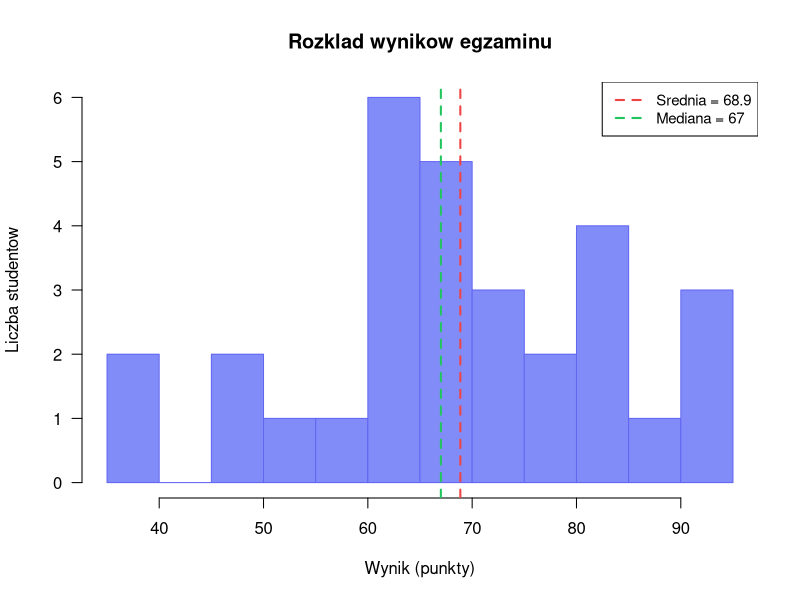
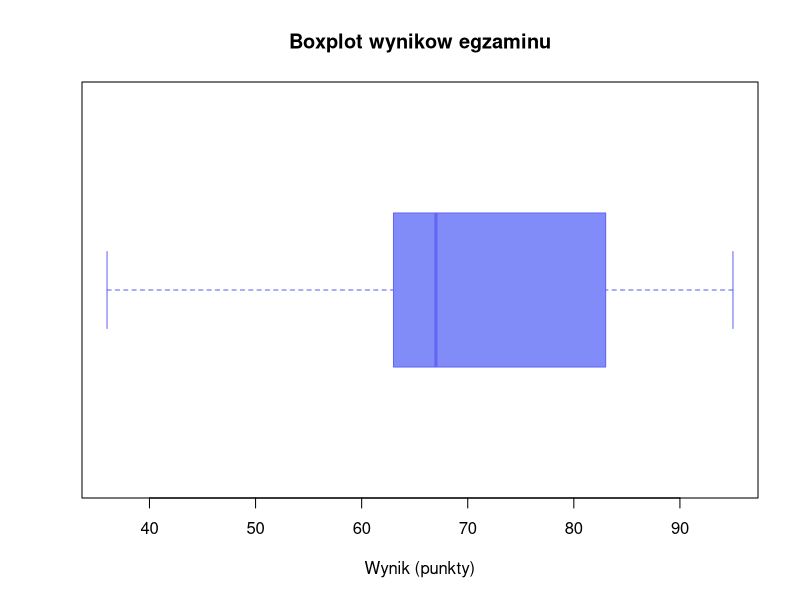

Write R code to recreate these figures, in order.
## ---- chunk 1
set.seed(42)
wyniki <- round(rnorm(30, mean = 68, sd = 12))
wyniki <- pmin(pmax(wyniki, 20), 100)  # ograniczenie do zakresu 20-100
print(wyniki)
## ---- chunk 2
srednia <- mean(wyniki)
cat("Srednia:", round(srednia, 2))
## ---- chunk 3
mediana <- median(wyniki)
cat("Mediana:", mediana)
## ---- chunk 4
tab <- table(wyniki)
moda <- as.numeric(names(tab)[which.max(tab)])
cat("Moda:", moda)
## ---- chunk 5
cat("Srednia: ", round(srednia, 2), "\n")
cat("Mediana:", mediana, "\n")
cat("Moda:   ", moda, "\n")
## ---- chunk 6
wariancja <- var(wyniki)
odch_std <- sd(wyniki)
cat("Wariancja:", round(wariancja, 2), "\n")
cat("Odchylenie standardowe:", round(odch_std, 2))
## ---- chunk 7
rozstep <- diff(range(wyniki))
cat("Minimum:", min(wyniki), "\n")
cat("Maksimum:", max(wyniki), "\n")
cat("Rozstep:", rozstep)
## ---- chunk 8
Q1 <- quantile(wyniki, 0.25)
Q3 <- quantile(wyniki, 0.75)
IQR_val <- IQR(wyniki)
cat("Q1 (25. percentyl):", Q1, "\n")
cat("Q3 (75. percentyl):", Q3, "\n")
cat("IQR (Q3 - Q1):", IQR_val)
## ---- chunk 9
#| fig-width: 8
#| fig-height: 4
hist(wyniki,
     breaks = 10,
     col = "#818cf8",
     border = "#6366f1",
     main = "Rozklad wynikow egzaminu",
     xlab = "Wynik (punkty)",
     ylab = "Liczba studentow",
     las = 1)
abline(v = srednia, col = "#ef4444", lwd = 2, lty = 2)
abline(v = mediana, col = "#22c55e", lwd = 2, lty = 2)
legend("topright",
       legend = c(paste("Srednia =", round(srednia, 1)),
                  paste("Mediana =", mediana)),
       col = c("#ef4444", "#22c55e"),
       lwd = 2, lty = 2, cex = 0.9)
## ---- chunk 10
#| fig-width: 8
#| fig-height: 3
boxplot(wyniki,
        horizontal = TRUE,
        col = "#818cf8",
        border = "#6366f1",
        main = "Boxplot wynikow egzaminu",
        xlab = "Wynik (punkty)",
        las = 1,
        outcol = "#ef4444",
        outpch = 19)
## ---- chunk 11
cat("=== Podsumowanie statystyk opisowych ===\n\n")
cat("n (liczba obserwacji):", length(wyniki), "\n")
cat("Srednia:              ", round(mean(wyniki), 2), "\n")
cat("Mediana:              ", median(wyniki), "\n")
cat("Odchylenie std.:      ", round(sd(wyniki), 2), "\n")
cat("Min:                  ", min(wyniki), "\n")
cat("Q1:                   ", quantile(wyniki, 0.25), "\n")
cat("Q3:                   ", quantile(wyniki, 0.75), "\n")
cat("Max:                  ", max(wyniki), "\n")
cat("IQR:                  ", IQR(wyniki), "\n")
cat("Rozstep:              ", diff(range(wyniki)), "\n")
